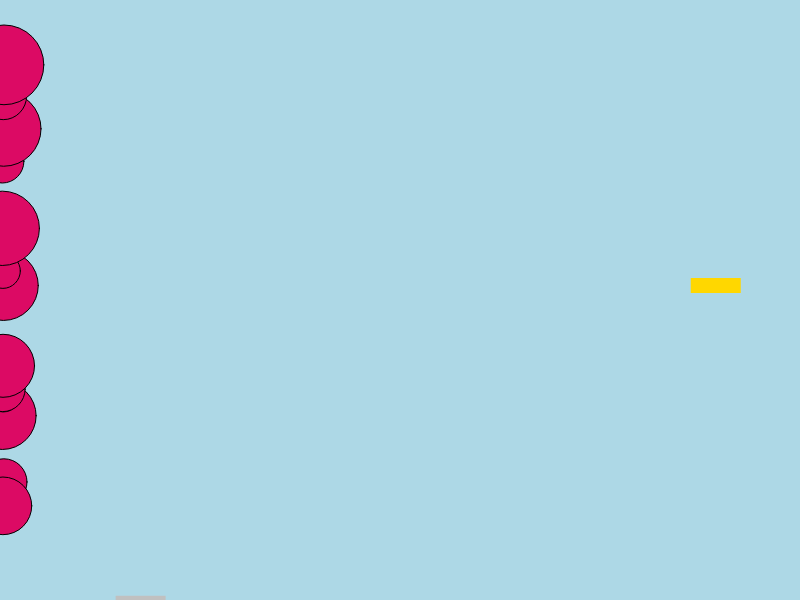
Frame 1 (no input)
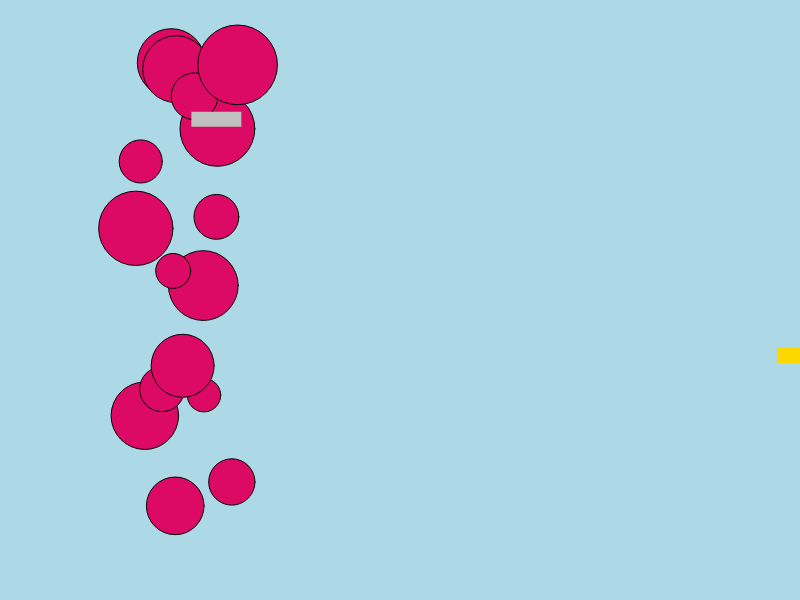
Frame 60 (no input)
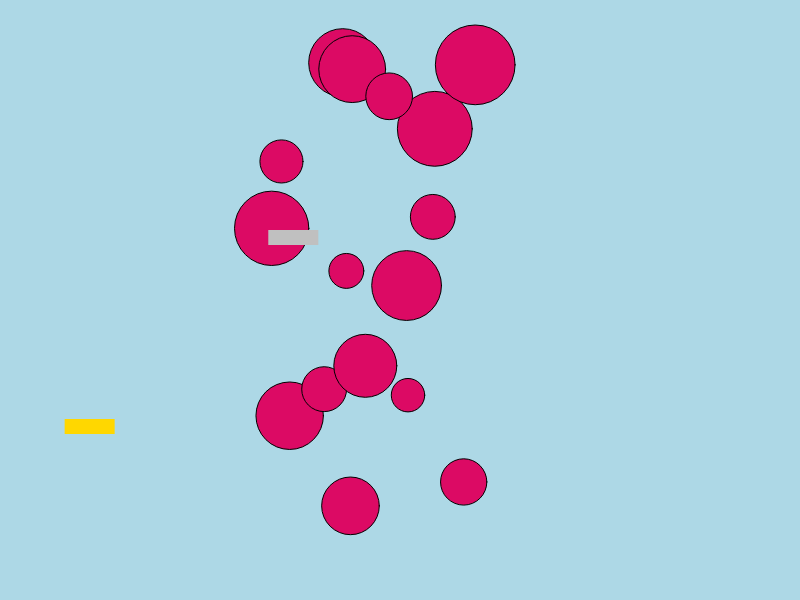
Frame 120 (the mouse pressed at the canvas centre since frame 60)

The p5.js sketch that drew these frames (run headless with seeded random() and noise() and a simulated clock; from frame 60 on, the mouse is pressed at the canvas centre):

// p5.js sketch
// ── sketch.js
class Asteroid {
  constructor() {
    this.x = 0; 
    this.y = random(30, height - 30);
    this.v = random(2, 4);
    this.r = random(15, 40);
  }
  update() {
    this.x += this.v; 
     // if reset is needed: pick random diameter and reset x
     if (this.x > width + this.r) {
      this.r = random(15, 40);
     this.x = 0 - this.r;
    }
  }
  draw() {
    stroke(1); 
    fill(220, 10, 100);
    ellipse(this.x, this.y, 2 * this.r, 2 * this.r);
  }
}

class Spaceship {
  constructor(_color) {
    this.x = random(0, width); 
    this.y = random(0, height); 
    this.vx = random(1, 2); 
    this.vy = random(1, 2); 
    this.color = _color; 
  }

  update () { 
    this.x += this.vx; 
    this.y += this.vy; 

    if (this.x > width) {
      this.x -= width; 
    }
    if (this.y > height) {
      this.y -= height; 
    }
  }

  draw() {
    noStroke(); 
    fill(this.color); 
    rect(this.x, this.y, 50, 15); 
  }
}

let asteroidArray = [];
let maxAsteroids = 16;

let spaceship0; 
let spaceship1; 

function setup() {
  createCanvas(800, 600);
  for (let i = 0; i < maxAsteroids; i++) {
    let anAsteroid = new Asteroid(); 
    asteroidArray.push(anAsteroid);
  }
  spaceship0 = new Spaceship("gold")
  spaceship1 = new Spaceship("silver")
}

function draw() {
  background("lightblue");
  fill(220, 10, 100);

  for (let i = 0; i < asteroidArray.length; i += 1) {
    let anAsteroid = asteroidArray[i];
    anAsteroid.update(); 
    anAsteroid.draw(); 
  }
  spaceship0.update(); 
  spaceship1.update(); 

  spaceship0.draw(); 
  spaceship1.draw();
}
